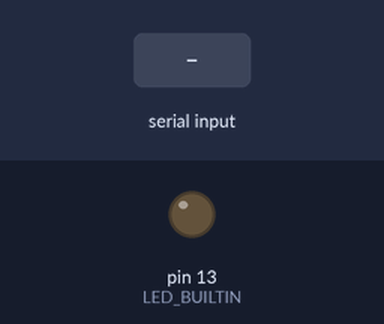
This sketch was run on a simulated Arduino Uno, built with avr-gcc and run on an emulated ATmega328P. On the bench: output pins drawn as LEDs (lit = HIGH). The inputs (shaded band) are chosen by the test bench.

Above: at 1.2 s.
1.3 s: "Y\n" received over Serial
At 2.2 s:
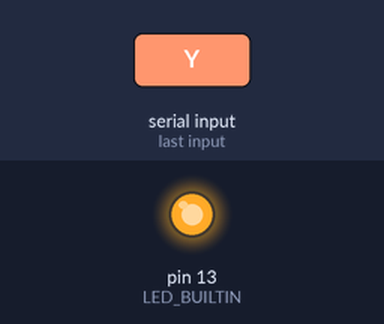
2.8 s: "N\n" received over Serial
At 3.3 s:
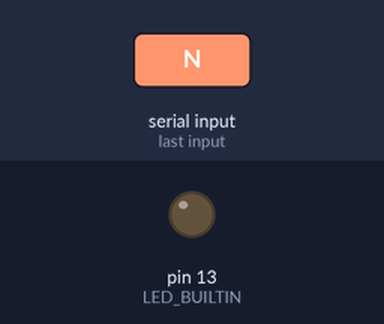
Timing chart, 0 to 5.8 s (numbered marks = the images above; inputs shaded):
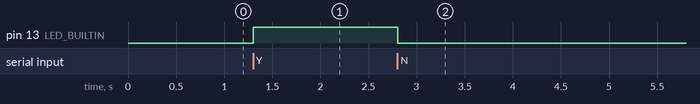

The sketch:

JetsonNano_Arduino_Communication.ino
```cpp
void setup() {
  Serial.begin(9600);
  pinMode(LED_BUILTIN, OUTPUT);
  while (!Serial) {

  }
}

void loop() {
  char buffer[16];
  if (Serial.available() >0) {
    int size = Serial.readBytesUntil('\n', buffer,12);
    if (buffer[0] == 'Y') {
      digitalWrite(LED_BUILTIN,HIGH);
    }

    if (buffer[0] == 'N') {
      digitalWrite(LED_BUILTIN,LOW);
    }
  }

}
```

Measured:
- after the input at 1.3 s, pin 13 (LED_BUILTIN): LOW → HIGH at once
- after the input at 2.8 s, pin 13 (LED_BUILTIN): HIGH → LOW at once
